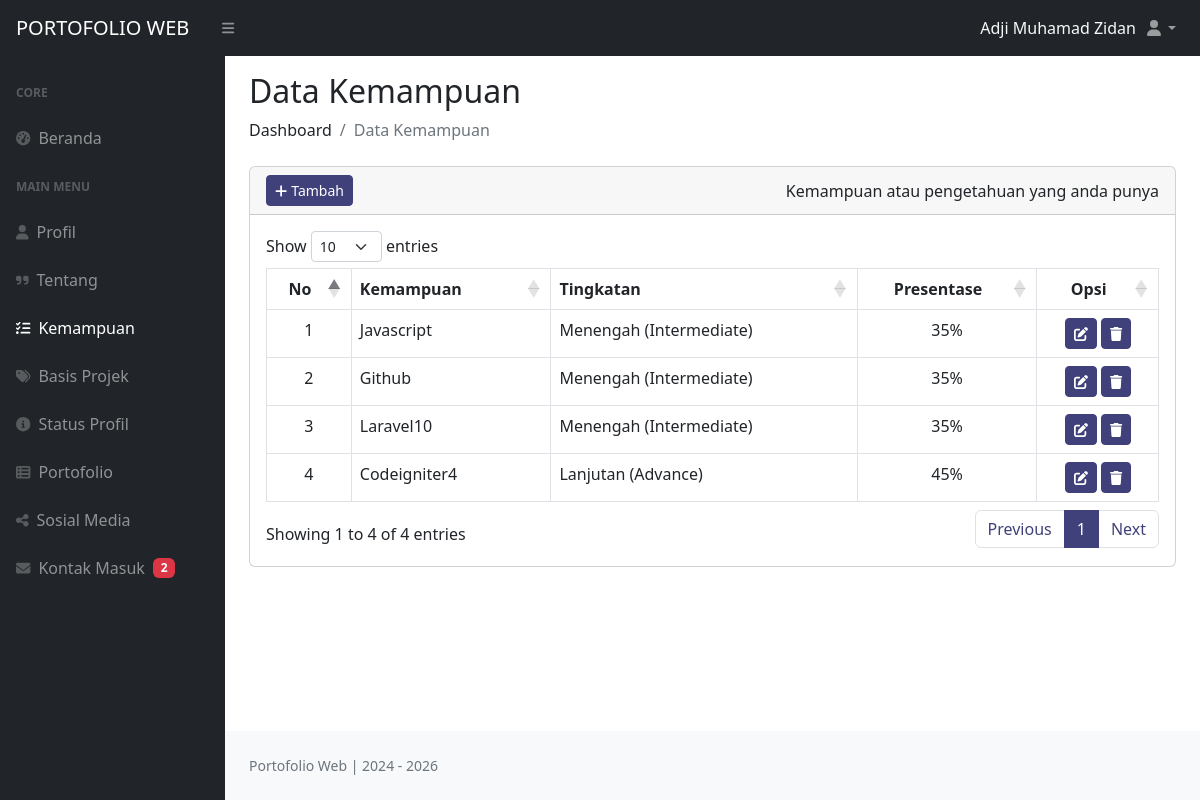
Before: /dashboard/index.php?halaman=kemampuan (signed in) with the older database file.
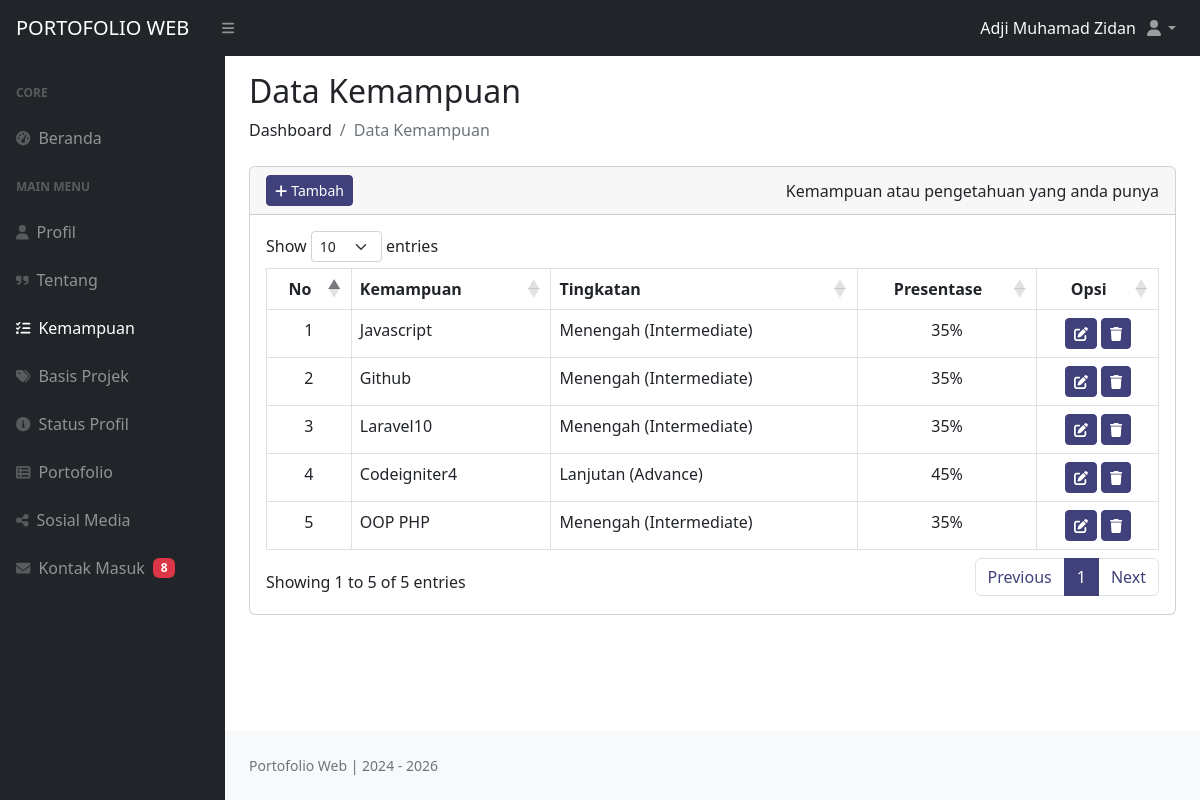
After: the same page with the newer database file.
### tables this page shows
CREATE TABLE `dt_kemampuan` (
  `id` int(11) NOT NULL,
  `kemampuan` varchar(20) NOT NULL,
  `tingkatan` varchar(30) NOT NULL,
  `nilai_progres` int(11) NOT NULL,
  `id_admin` int(11) NOT NULL,
  `created_at` timestamp NOT NULL DEFAULT current_timestamp() ON UPDATE current_timestamp()
);

### dashboard/pages/kemampuan.php (the view, shortened to what the changed rows need)
<?php
  require 'config/koneksi_db.php';
  $sql = "SELECT * FROM dt_kemampuan";
  $query = mysqli_query($koneksi, $sql);
  $row = [];
  while ($data = mysqli_fetch_assoc($query)) {
    $row[] = $data;
  }
?>
<h2 class="mt-3">Data Kemampuan</h2>
<ol class="breadcrumb mb-4">
  <li class="breadcrumb-item">Dashboard</li>
  <li class="breadcrumb-item active">Data Kemampuan</li>
</ol>
<div class="row">
  <div class="col mb-4">
    <div class="card">
      <div class="card-header">
        <div class="d-flex justify-content-between align-items-center">
          <div class="opsi-tambah">
            <a href="index.php?halaman=tambah_kemampuan" class="btn btn-primary btn-sm text-white"><i class="fas fa-plus me-1"></i>Tambah</a>
          </div>
          <span class="d-none d-md-block">Kemampuan atau pengetahuan yang anda punya</span>
        </div>
      </div>
      <div class="card-body table-responsive">
        <table id="tabel_kemampuan" class="table table-bordered">
            <thead>
              <tr>
                <th class="text-center">No</th>
                <th class="text-nowrap">Kemampuan</th>
                <th class="text-nowrap">Tingkatan</th>
                <th class="text-center text-nowrap">Presentase</th>
                <th class="text-center text-nowrap">Opsi</th>
              </tr>
            </thead>
            <tbody>
              <?php
                $no = 0;
                foreach ($row as $skill) :
                $no++;
              ?>
                <tr>
                  <td class="text-center"><?= $no; ?></td>
                  <td class="text-nowrap"><?= $skill['kemampuan']; ?></td>
                  <td class="text-nowrap"><?= $skill['tingkatan']; ?></td>
                  <td class="text-center text-nowrap"><?= $skill['nilai_progres'] . '%'; ?></td>
                  <td nowrap="nowrap">
                    <center>
                      <a href="index.php?halaman=edit_kemampuan&edit=<?= $skill['id']; ?>" class="btn btn-primary btn-sm text-white btn-sm" title="Ubah data"><i class="fas fa-edit"></i></a>
                      <button type="button" class="btn btn-primary btn-sm text-white btn-sm" data-bs-toggle="modal"
                      data-bs-target="#hapusKemampuan<?= $skill['id']; ?>" title="Hapus data"><i class="fas fa-trash"></i></button>
                    </center>
                  </td>
                </tr>
              <?php endforeach; ?>
            </tbody>
        </table>
      </div>
    </div>
  </div>
</div>

### dashboard/section/sidebar.php (shortened to what the changed rows need)
<?php
    $pages = @$_GET['halaman'];
    if ($pages == 'dashboard') {
        $active1 = 'active';
        $active2 = '';
        $active3 = '';
        $active4 = '';
        $active5 = '';
        $active6 = '';
        $active7 = '';
        $active8 = '';
        $active9 = '';
    }
    else if ($pages == 'kemampuan' || $pages == 'tambah_kemampuan' || $pages == 'edit_kemampuan') {
        $active9 = '';
    }
    require 'config/koneksi_db.php';
    $sql = "SELECT * FROM dt_kontak";
    $query = mysqli_query($koneksi, $sql);
    $jumlah = mysqli_num_rows($query);
?>
<nav class="sb-sidenav accordion sb-sidenav-dark" id="sidenavAccordion">
    <div class="sb-sidenav-menu">
        <div class="nav">
            <a class="nav-link <?= $active9; ?>" href="index.php?halaman=kontak">
                <div class="sb-nav-link-icon"><i class="fas fa-envelope"></i></div>
                Kontak Masuk<span class="ms-2 badge text-bg-danger"><?= $jumlah; ?></span>
            </a>
        </div>
    </div>
</nav>

Changed rows visible on the page:
added dt_kemampuan: kemampuan "OOP PHP", tingkatan "Menengah (Intermediate)", nilai_progres "35"
Other visible differences:
$jumlah: "2" → "8"
text written by a page script: "Show entries Showing 1 to 4 of 4 entries Previous 1 Next" → "Show entries Showing 1 to 5 of 5 entries Previous 1 Next"
